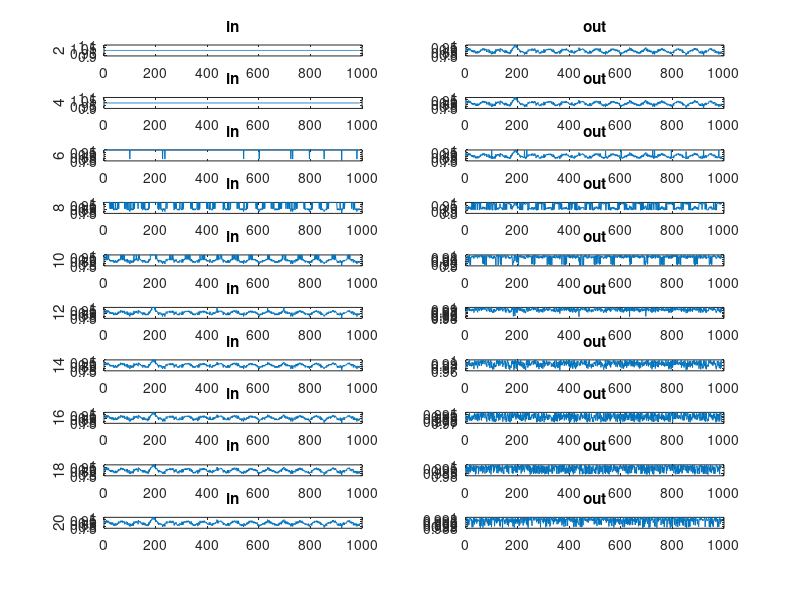

Reproduce this figure in MATLAB.
% K-Factor 1 D toy example
clearvars
clc
close all

x = 1:0.1:100;
y = 2*sin(x) + randn(1,numel(x))+5*exp(-(x-20).^2);
y = y + min(y)+50;
ny = y/max(y);
plot(x,ny)
M = 80;
%% Finding the minimum k is done by finding the lowest value of the image
my = min(ny);

%create a k space to search over
ks = 0.001:0.001:1-0.001;
ks = ks.';
k = 0.8;
% write up a p function
for j = 1:numel(ks)
    
    fy = ny;
    for i = 1:M
        
        % close all
        
        
        g(i,:) = fy >= (1+k^i)^-1;
        %     g(i,find(fy == my)) = 0;
        f(i,:) = (1 + k^i.*g(i,:))./(1+k^i);
        fy = fy./f(i,:);
    end
    res(j) = sum((ny - prod(f,1)).^2);
end

% figure
for i = 1:10
    subplot(10,2,1+(i-1)*2);plot(prod(f(1:2*i,:),1)); title('in');ylabel(num2str(2*i));
    subplot(10,2,2+(i-1)*2);plot(prod(f(2*i+1:end,:),1));title('out');
end


% determine k from minimum I
